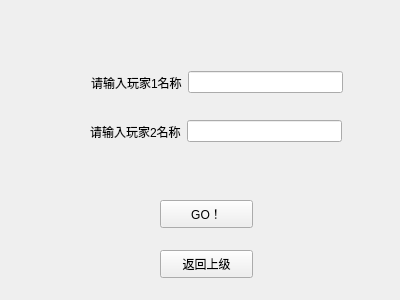
<?xml version="1.0" encoding="UTF-8"?>
<ui version="4.0">
 <class>Players</class>
 <widget class="QWidget" name="Players">
  <property name="geometry">
   <rect>
    <x>0</x>
    <y>0</y>
    <width>400</width>
    <height>300</height>
   </rect>
  </property>
  <property name="windowTitle">
   <string>Form</string>
  </property>
  <widget class="QPushButton" name="pushButton">
   <property name="geometry">
    <rect>
     <x>160</x>
     <y>200</y>
     <width>93</width>
     <height>28</height>
    </rect>
   </property>
   <property name="text">
    <string>GO！</string>
   </property>
  </widget>
  <widget class="QPushButton" name="pushButton_2">
   <property name="geometry">
    <rect>
     <x>160</x>
     <y>250</y>
     <width>93</width>
     <height>28</height>
    </rect>
   </property>
   <property name="text">
    <string>返回上级</string>
   </property>
  </widget>
  <widget class="QWidget" name="">
   <property name="geometry">
    <rect>
     <x>91</x>
     <y>71</y>
     <width>252</width>
     <height>23</height>
    </rect>
   </property>
   <layout class="QHBoxLayout" name="horizontalLayout">
    <item>
     <widget class="QLabel" name="label">
      <property name="text">
       <string>请输入玩家1名称</string>
      </property>
     </widget>
    </item>
    <item>
     <widget class="QLineEdit" name="Player_1"/>
    </item>
   </layout>
  </widget>
  <widget class="QWidget" name="">
   <property name="geometry">
    <rect>
     <x>90</x>
     <y>120</y>
     <width>252</width>
     <height>23</height>
    </rect>
   </property>
   <layout class="QHBoxLayout" name="horizontalLayout_2">
    <item>
     <widget class="QLabel" name="label_2">
      <property name="text">
       <string>请输入玩家2名称</string>
      </property>
     </widget>
    </item>
    <item>
     <widget class="QLineEdit" name="Player_2"/>
    </item>
   </layout>
  </widget>
 </widget>
 <resources/>
 <connections/>
</ui>
